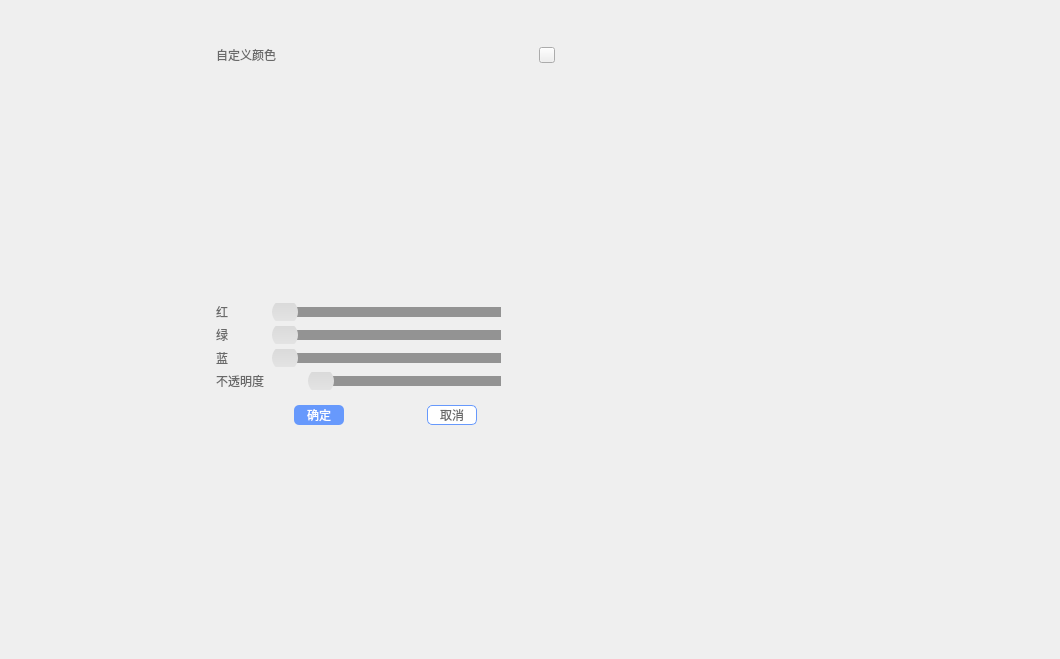
<?xml version="1.0" encoding="UTF-8"?>
<ui version="4.0">
 <class>DB_ColorPanel</class>
 <widget class="QWidget" name="DB_ColorPanel">
  <property name="geometry">
   <rect>
    <x>0</x>
    <y>0</y>
    <width>1060</width>
    <height>659</height>
   </rect>
  </property>
  <property name="windowTitle">
   <string>Form</string>
  </property>
  <widget class="QWidget" name="horizontalLayoutWidget">
   <property name="geometry">
    <rect>
     <x>20</x>
     <y>20</y>
     <width>121</width>
     <height>131</height>
    </rect>
   </property>
   <layout class="QHBoxLayout" name="horizontalLayout" stretch="1,0,1">
    <property name="spacing">
     <number>0</number>
    </property>
    <property name="sizeConstraint">
     <enum>QLayout::SetDefaultConstraint</enum>
    </property>
    <property name="leftMargin">
     <number>6</number>
    </property>
    <property name="topMargin">
     <number>6</number>
    </property>
    <property name="rightMargin">
     <number>6</number>
    </property>
    <property name="bottomMargin">
     <number>6</number>
    </property>
    <item>
     <spacer name="horizontalSpacer_4">
      <property name="orientation">
       <enum>Qt::Horizontal</enum>
      </property>
      <property name="sizeHint" stdset="0">
       <size>
        <width>40</width>
        <height>20</height>
       </size>
      </property>
     </spacer>
    </item>
    <item>
     <layout class="QVBoxLayout" name="verticalLayout_3">
      <item>
       <spacer name="verticalSpacer">
        <property name="orientation">
         <enum>Qt::Vertical</enum>
        </property>
        <property name="sizeHint" stdset="0">
         <size>
          <width>20</width>
          <height>40</height>
         </size>
        </property>
       </spacer>
      </item>
      <item>
       <widget class="DB_CustomWidget_2" name="widgetMain" native="true"/>
      </item>
      <item>
       <spacer name="verticalSpacer_2">
        <property name="orientation">
         <enum>Qt::Vertical</enum>
        </property>
        <property name="sizeHint" stdset="0">
         <size>
          <width>20</width>
          <height>40</height>
         </size>
        </property>
       </spacer>
      </item>
     </layout>
    </item>
    <item>
     <spacer name="horizontalSpacer_5">
      <property name="orientation">
       <enum>Qt::Horizontal</enum>
      </property>
      <property name="sizeHint" stdset="0">
       <size>
        <width>40</width>
        <height>20</height>
       </size>
      </property>
     </spacer>
    </item>
   </layout>
  </widget>
  <widget class="QWidget" name="verticalLayoutWidget">
   <property name="geometry">
    <rect>
     <x>200</x>
     <y>30</y>
     <width>371</width>
     <height>411</height>
    </rect>
   </property>
   <layout class="QVBoxLayout" name="verticalLayout" stretch="0,0,1,0,0,0,0,0,0">
    <property name="spacing">
     <number>5</number>
    </property>
    <property name="leftMargin">
     <number>16</number>
    </property>
    <property name="topMargin">
     <number>16</number>
    </property>
    <property name="rightMargin">
     <number>16</number>
    </property>
    <property name="bottomMargin">
     <number>16</number>
    </property>
    <item>
     <layout class="QHBoxLayout" name="horizontalLayout_2" stretch="1,0">
      <property name="spacing">
       <number>0</number>
      </property>
      <item>
       <widget class="QLabel" name="label_title">
        <property name="styleSheet">
         <string notr="true">color: rgb(105, 105, 105);</string>
        </property>
        <property name="text">
         <string>自定义颜色</string>
        </property>
       </widget>
      </item>
      <item>
       <widget class="PushButton_Basic" name="pClose">
        <property name="sizePolicy">
         <sizepolicy hsizetype="Preferred" vsizetype="Preferred">
          <horstretch>0</horstretch>
          <verstretch>0</verstretch>
         </sizepolicy>
        </property>
        <property name="minimumSize">
         <size>
          <width>16</width>
          <height>16</height>
         </size>
        </property>
        <property name="maximumSize">
         <size>
          <width>16</width>
          <height>16</height>
         </size>
        </property>
        <property name="styleSheet">
         <string notr="true">QPushButton{
border-image: url(&quot;:/images/tools/graphic/guanbi.png&quot;);
}</string>
        </property>
        <property name="text">
         <string/>
        </property>
       </widget>
      </item>
     </layout>
    </item>
    <item>
     <spacer name="verticalSpacer_3">
      <property name="orientation">
       <enum>Qt::Vertical</enum>
      </property>
      <property name="sizeType">
       <enum>QSizePolicy::Fixed</enum>
      </property>
      <property name="sizeHint" stdset="0">
       <size>
        <width>1</width>
        <height>10</height>
       </size>
      </property>
     </spacer>
    </item>
    <item>
     <layout class="QHBoxLayout" name="horizontalLayout_3" stretch="0,0">
      <property name="spacing">
       <number>10</number>
      </property>
      <item>
       <layout class="QVBoxLayout" name="verticalLayout_2" stretch="1,0">
        <property name="spacing">
         <number>10</number>
        </property>
        <item>
         <widget class="DB_CustomWidget_7" name="widget" native="true"/>
        </item>
        <item>
         <widget class="QLabel" name="label_color">
          <property name="styleSheet">
           <string notr="true"/>
          </property>
          <property name="text">
           <string/>
          </property>
         </widget>
        </item>
       </layout>
      </item>
      <item>
       <widget class="DB_CustomWidget_6" name="widget_2" native="true"/>
      </item>
     </layout>
    </item>
    <item>
     <layout class="QGridLayout" name="gridLayout_3">
      <property name="horizontalSpacing">
       <number>5</number>
      </property>
      <property name="verticalSpacing">
       <number>0</number>
      </property>
      <item row="0" column="1">
       <widget class="DB_CustomPushButton_5" name="pCutRed">
        <property name="sizePolicy">
         <sizepolicy hsizetype="Preferred" vsizetype="Preferred">
          <horstretch>0</horstretch>
          <verstretch>0</verstretch>
         </sizepolicy>
        </property>
        <property name="styleSheet">
         <string notr="true">border: none;</string>
        </property>
        <property name="text">
         <string/>
        </property>
       </widget>
      </item>
      <item row="0" column="2">
       <widget class="DB_CustomSlider" name="redSlider">
        <property name="sizePolicy">
         <sizepolicy hsizetype="Expanding" vsizetype="Preferred">
          <horstretch>0</horstretch>
          <verstretch>0</verstretch>
         </sizepolicy>
        </property>
        <property name="styleSheet">
         <string notr="true">QSlider::add-page:horizontal {
	background: rgb(147, 147, 147);
}

QSlider::sub-page:horizontal{
	background: rgb(103,153,252);
}

QSlider::handle:horizontal {
	background:  qlineargradient(spread:pad, x1:0, y1:0, x2:0, y2:1, stop:0 rgba(216, 216, 216, 255), stop:1 rgba(229, 229, 229, 255));
	margin-top: -8px;
	margin-bottom: -8px;
	margin-left: -3px;
	margin-right: -3px;
	width: 26px;
	height: 26px;
	border-radius: 13px;
}

QSlider::groove:horizontal {
	height: 10px;
 	border-radius: 4px;
	left: 5px;
	right: 5px;
}</string>
        </property>
        <property name="minimum">
         <number>0</number>
        </property>
        <property name="maximum">
         <number>255</number>
        </property>
        <property name="orientation">
         <enum>Qt::Horizontal</enum>
        </property>
       </widget>
      </item>
      <item row="0" column="3">
       <widget class="DB_CustomPushButton_6" name="pAddRed">
        <property name="sizePolicy">
         <sizepolicy hsizetype="Preferred" vsizetype="Preferred">
          <horstretch>0</horstretch>
          <verstretch>0</verstretch>
         </sizepolicy>
        </property>
        <property name="styleSheet">
         <string notr="true">border: none;</string>
        </property>
        <property name="text">
         <string/>
        </property>
       </widget>
      </item>
      <item row="0" column="4">
       <widget class="QLabel" name="redValue">
        <property name="styleSheet">
         <string notr="true">color: rgb(105, 105, 105);</string>
        </property>
        <property name="text">
         <string/>
        </property>
       </widget>
      </item>
      <item row="0" column="0">
       <widget class="QLabel" name="label_red">
        <property name="styleSheet">
         <string notr="true">color: rgb(105, 105, 105);</string>
        </property>
        <property name="text">
         <string>红</string>
        </property>
        <property name="alignment">
         <set>Qt::AlignCenter</set>
        </property>
       </widget>
      </item>
     </layout>
    </item>
    <item>
     <layout class="QGridLayout" name="gridLayout_4">
      <property name="horizontalSpacing">
       <number>5</number>
      </property>
      <property name="verticalSpacing">
       <number>0</number>
      </property>
      <item row="0" column="2">
       <widget class="DB_CustomSlider" name="greenSlider">
        <property name="sizePolicy">
         <sizepolicy hsizetype="Expanding" vsizetype="Preferred">
          <horstretch>0</horstretch>
          <verstretch>0</verstretch>
         </sizepolicy>
        </property>
        <property name="styleSheet">
         <string notr="true">

QSlider::add-page:horizontal {
	background: rgb(147, 147, 147);
}

QSlider::sub-page:horizontal{
	background: rgb(103,153,252);
}

QSlider::handle:horizontal {
	background:  qlineargradient(spread:pad, x1:0, y1:0, x2:0, y2:1, stop:0 rgba(216, 216, 216, 255), stop:1 rgba(229, 229, 229, 255));
	margin-top: -8px;
	margin-bottom: -8px;
	margin-left: -3px;
	margin-right: -3px;
	width: 26px;
	height: 26px;
	border-radius: 13px;
}

QSlider::groove:horizontal {
	height: 10px;
 	border-radius: 4px;
	left: 5px;
	right: 5px;
}</string>
        </property>
        <property name="minimum">
         <number>0</number>
        </property>
        <property name="maximum">
         <number>255</number>
        </property>
        <property name="orientation">
         <enum>Qt::Horizontal</enum>
        </property>
       </widget>
      </item>
      <item row="0" column="1">
       <widget class="DB_CustomPushButton_5" name="pCutGreen">
        <property name="sizePolicy">
         <sizepolicy hsizetype="Preferred" vsizetype="Preferred">
          <horstretch>0</horstretch>
          <verstretch>0</verstretch>
         </sizepolicy>
        </property>
        <property name="styleSheet">
         <string notr="true">border: none;</string>
        </property>
        <property name="text">
         <string/>
        </property>
       </widget>
      </item>
      <item row="0" column="4">
       <widget class="QLabel" name="greenValue">
        <property name="styleSheet">
         <string notr="true">color: rgb(105, 105, 105);</string>
        </property>
        <property name="text">
         <string/>
        </property>
       </widget>
      </item>
      <item row="0" column="3">
       <widget class="DB_CustomPushButton_6" name="pAddGreen">
        <property name="sizePolicy">
         <sizepolicy hsizetype="Preferred" vsizetype="Preferred">
          <horstretch>0</horstretch>
          <verstretch>0</verstretch>
         </sizepolicy>
        </property>
        <property name="styleSheet">
         <string notr="true">border: none;</string>
        </property>
        <property name="text">
         <string/>
        </property>
       </widget>
      </item>
      <item row="0" column="0">
       <widget class="QLabel" name="label_green">
        <property name="styleSheet">
         <string notr="true">color: rgb(105, 105, 105);</string>
        </property>
        <property name="text">
         <string>绿</string>
        </property>
        <property name="alignment">
         <set>Qt::AlignCenter</set>
        </property>
       </widget>
      </item>
     </layout>
    </item>
    <item>
     <layout class="QGridLayout" name="gridLayout_5">
      <property name="horizontalSpacing">
       <number>5</number>
      </property>
      <property name="verticalSpacing">
       <number>0</number>
      </property>
      <item row="0" column="3">
       <widget class="DB_CustomPushButton_6" name="pAddBlue">
        <property name="sizePolicy">
         <sizepolicy hsizetype="Preferred" vsizetype="Preferred">
          <horstretch>0</horstretch>
          <verstretch>0</verstretch>
         </sizepolicy>
        </property>
        <property name="styleSheet">
         <string notr="true">border: none;</string>
        </property>
        <property name="text">
         <string/>
        </property>
       </widget>
      </item>
      <item row="0" column="2">
       <widget class="DB_CustomSlider" name="blueSlider">
        <property name="sizePolicy">
         <sizepolicy hsizetype="Expanding" vsizetype="Preferred">
          <horstretch>0</horstretch>
          <verstretch>0</verstretch>
         </sizepolicy>
        </property>
        <property name="styleSheet">
         <string notr="true">
QSlider::add-page:horizontal {
	background: rgb(147, 147, 147);
}

QSlider::sub-page:horizontal{
	background: rgb(103,153,252);
}

QSlider::handle:horizontal {
	background:  qlineargradient(spread:pad, x1:0, y1:0, x2:0, y2:1, stop:0 rgba(216, 216, 216, 255), stop:1 rgba(229, 229, 229, 255));
	margin-top: -8px;
	margin-bottom: -8px;
	margin-left: -3px;
	margin-right: -3px;
	width: 26px;
	height: 26px;
	border-radius: 13px;
}

QSlider::groove:horizontal {
	height: 10px;
 	border-radius: 4px;
	left: 5px;
	right: 5px;
}</string>
        </property>
        <property name="minimum">
         <number>0</number>
        </property>
        <property name="maximum">
         <number>255</number>
        </property>
        <property name="orientation">
         <enum>Qt::Horizontal</enum>
        </property>
       </widget>
      </item>
      <item row="0" column="4">
       <widget class="QLabel" name="blueValue">
        <property name="styleSheet">
         <string notr="true">color: rgb(105, 105, 105);</string>
        </property>
        <property name="text">
         <string/>
        </property>
       </widget>
      </item>
      <item row="0" column="1">
       <widget class="DB_CustomPushButton_5" name="pCutBlue">
        <property name="sizePolicy">
         <sizepolicy hsizetype="Preferred" vsizetype="Preferred">
          <horstretch>0</horstretch>
          <verstretch>0</verstretch>
         </sizepolicy>
        </property>
        <property name="styleSheet">
         <string notr="true">border: none;</string>
        </property>
        <property name="text">
         <string/>
        </property>
       </widget>
      </item>
      <item row="0" column="0">
       <widget class="QLabel" name="label_blue">
        <property name="styleSheet">
         <string notr="true">color: rgb(105, 105, 105);</string>
        </property>
        <property name="text">
         <string>蓝</string>
        </property>
        <property name="alignment">
         <set>Qt::AlignCenter</set>
        </property>
       </widget>
      </item>
     </layout>
    </item>
    <item>
     <layout class="QGridLayout" name="gridLayout_6">
      <property name="horizontalSpacing">
       <number>5</number>
      </property>
      <property name="verticalSpacing">
       <number>0</number>
      </property>
      <item row="0" column="3">
       <widget class="DB_CustomPushButton_6" name="pAddAlpha">
        <property name="sizePolicy">
         <sizepolicy hsizetype="Preferred" vsizetype="Preferred">
          <horstretch>0</horstretch>
          <verstretch>0</verstretch>
         </sizepolicy>
        </property>
        <property name="styleSheet">
         <string notr="true">border: none;</string>
        </property>
        <property name="text">
         <string/>
        </property>
       </widget>
      </item>
      <item row="0" column="2">
       <widget class="DB_CustomSlider" name="alphaSlider">
        <property name="sizePolicy">
         <sizepolicy hsizetype="Expanding" vsizetype="Preferred">
          <horstretch>0</horstretch>
          <verstretch>0</verstretch>
         </sizepolicy>
        </property>
        <property name="styleSheet">
         <string notr="true">
QSlider::add-page:horizontal {
	background: rgb(147, 147, 147);
}

QSlider::sub-page:horizontal{
	background: rgb(103,153,252);
}

QSlider::handle:horizontal {
	background:  qlineargradient(spread:pad, x1:0, y1:0, x2:0, y2:1, stop:0 rgba(216, 216, 216, 255), stop:1 rgba(229, 229, 229, 255));
	margin-top: -8px;
	margin-bottom: -8px;
	margin-left: -3px;
	margin-right: -3px;
	width: 26px;
	height: 26px;
	border-radius: 13px;
}

QSlider::groove:horizontal {
	height: 10px;
 	border-radius: 4px;
	left: 5px;
	right: 5px;
}</string>
        </property>
        <property name="minimum">
         <number>0</number>
        </property>
        <property name="maximum">
         <number>255</number>
        </property>
        <property name="orientation">
         <enum>Qt::Horizontal</enum>
        </property>
       </widget>
      </item>
      <item row="0" column="4">
       <widget class="QLabel" name="alphaValue">
        <property name="styleSheet">
         <string notr="true">color: rgb(105, 105, 105);</string>
        </property>
        <property name="text">
         <string/>
        </property>
       </widget>
      </item>
      <item row="0" column="1">
       <widget class="DB_CustomPushButton_5" name="pCutAlpha">
        <property name="sizePolicy">
         <sizepolicy hsizetype="Preferred" vsizetype="Preferred">
          <horstretch>0</horstretch>
          <verstretch>0</verstretch>
         </sizepolicy>
        </property>
        <property name="styleSheet">
         <string notr="true">border: none;</string>
        </property>
        <property name="text">
         <string/>
        </property>
       </widget>
      </item>
      <item row="0" column="0">
       <widget class="QLabel" name="label_alpha">
        <property name="styleSheet">
         <string notr="true">color: rgb(105, 105, 105);</string>
        </property>
        <property name="text">
         <string>不透明度</string>
        </property>
        <property name="alignment">
         <set>Qt::AlignRight|Qt::AlignTrailing|Qt::AlignVCenter</set>
        </property>
       </widget>
      </item>
     </layout>
    </item>
    <item>
     <spacer name="verticalSpacer_4">
      <property name="orientation">
       <enum>Qt::Vertical</enum>
      </property>
      <property name="sizeType">
       <enum>QSizePolicy::Fixed</enum>
      </property>
      <property name="sizeHint" stdset="0">
       <size>
        <width>1</width>
        <height>10</height>
       </size>
      </property>
     </spacer>
    </item>
    <item>
     <layout class="QHBoxLayout" name="horizontalLayout_4">
      <item>
       <spacer name="horizontalSpacer_3">
        <property name="orientation">
         <enum>Qt::Horizontal</enum>
        </property>
        <property name="sizeType">
         <enum>QSizePolicy::Expanding</enum>
        </property>
        <property name="sizeHint" stdset="0">
         <size>
          <width>1</width>
          <height>1</height>
         </size>
        </property>
       </spacer>
      </item>
      <item>
       <widget class="PushButton_Basic" name="pDetermine">
        <property name="sizePolicy">
         <sizepolicy hsizetype="Preferred" vsizetype="Preferred">
          <horstretch>0</horstretch>
          <verstretch>0</verstretch>
         </sizepolicy>
        </property>
        <property name="minimumSize">
         <size>
          <width>50</width>
          <height>0</height>
         </size>
        </property>
        <property name="styleSheet">
         <string notr="true">QPushButton {
	border: none;
	background-color: rgb(103,153,252);
	border-radius: 5px;
	color: white;
}</string>
        </property>
        <property name="text">
         <string>确定</string>
        </property>
       </widget>
      </item>
      <item>
       <spacer name="horizontalSpacer_2">
        <property name="orientation">
         <enum>Qt::Horizontal</enum>
        </property>
        <property name="sizeType">
         <enum>QSizePolicy::Expanding</enum>
        </property>
        <property name="sizeHint" stdset="0">
         <size>
          <width>1</width>
          <height>1</height>
         </size>
        </property>
       </spacer>
      </item>
      <item>
       <widget class="PushButton_Basic" name="pCancel">
        <property name="sizePolicy">
         <sizepolicy hsizetype="Preferred" vsizetype="Preferred">
          <horstretch>0</horstretch>
          <verstretch>0</verstretch>
         </sizepolicy>
        </property>
        <property name="minimumSize">
         <size>
          <width>50</width>
          <height>0</height>
         </size>
        </property>
        <property name="styleSheet">
         <string notr="true">QPushButton{
	border: 1px solid rgb(103,153,252);
	border-radius: 5px;
	color: rgb(105, 105, 105);
	background: white;
}</string>
        </property>
        <property name="text">
         <string>取消</string>
        </property>
       </widget>
      </item>
      <item>
       <spacer name="horizontalSpacer">
        <property name="orientation">
         <enum>Qt::Horizontal</enum>
        </property>
        <property name="sizeType">
         <enum>QSizePolicy::Expanding</enum>
        </property>
        <property name="sizeHint" stdset="0">
         <size>
          <width>1</width>
          <height>1</height>
         </size>
        </property>
       </spacer>
      </item>
     </layout>
    </item>
   </layout>
  </widget>
 </widget>
 <customwidgets>
  <customwidget>
   <class>PushButton_Basic</class>
   <extends>QPushButton</extends>
   <header>Custom/PushButton/pushbutton_basic.h</header>
  </customwidget>
  <customwidget>
   <class>DB_CustomWidget_2</class>
   <extends>QWidget</extends>
   <header location="global">CustomWidget/db_customwidget.h</header>
   <container>1</container>
  </customwidget>
  <customwidget>
   <class>DB_CustomPushButton_5</class>
   <extends>QPushButton</extends>
   <header location="global">CustomWidget/db_custompushbutton.h</header>
  </customwidget>
  <customwidget>
   <class>DB_CustomPushButton_6</class>
   <extends>QPushButton</extends>
   <header location="global">CustomWidget/db_custompushbutton.h</header>
  </customwidget>
  <customwidget>
   <class>DB_CustomSlider</class>
   <extends>QSlider</extends>
   <header location="global">CustomWidget/db_customslider.h</header>
  </customwidget>
  <customwidget>
   <class>DB_CustomWidget_7</class>
   <extends>QWidget</extends>
   <header location="global">CustomWidget/db_customwidget.h</header>
   <container>1</container>
  </customwidget>
  <customwidget>
   <class>DB_CustomWidget_6</class>
   <extends>QWidget</extends>
   <header location="global">CustomWidget/db_customwidget.h</header>
   <container>1</container>
  </customwidget>
 </customwidgets>
 <resources/>
 <connections/>
</ui>
